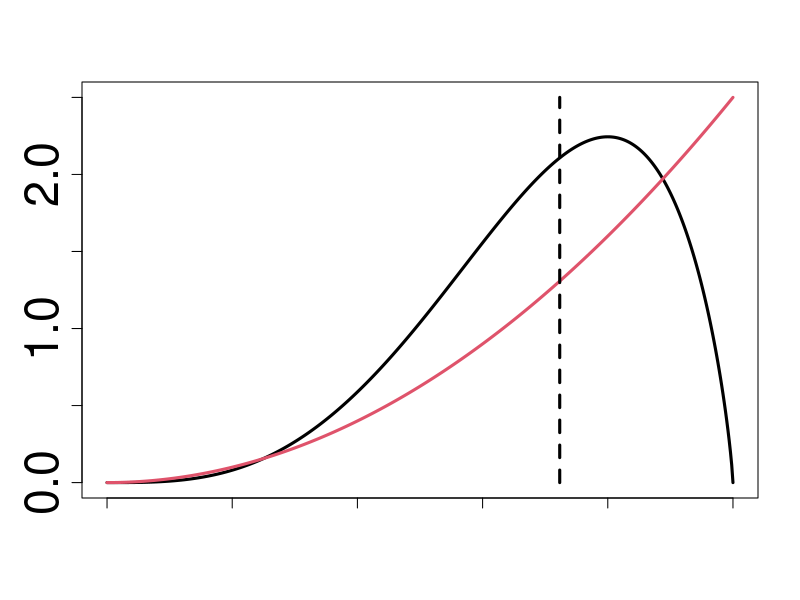
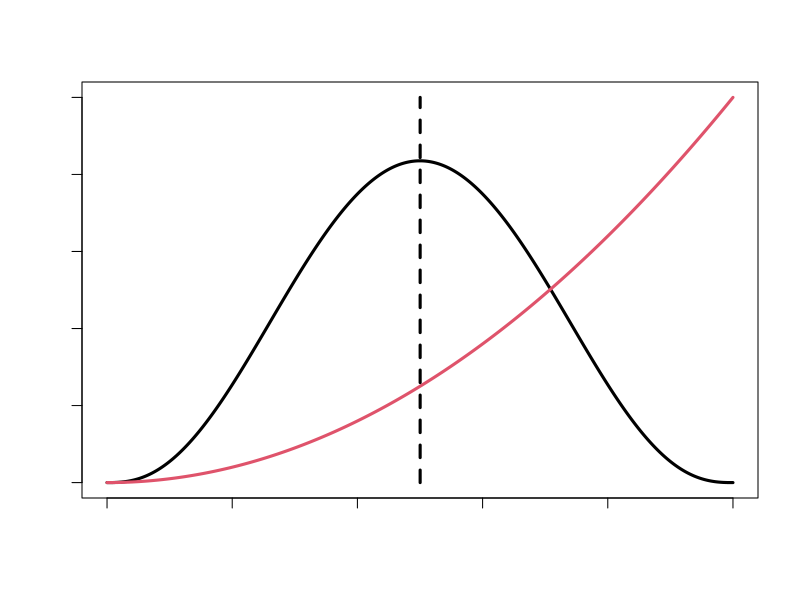
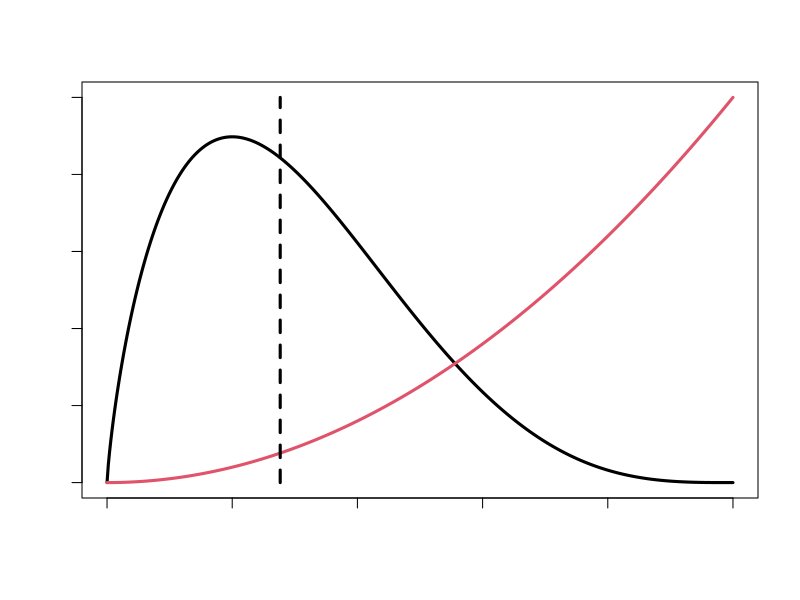
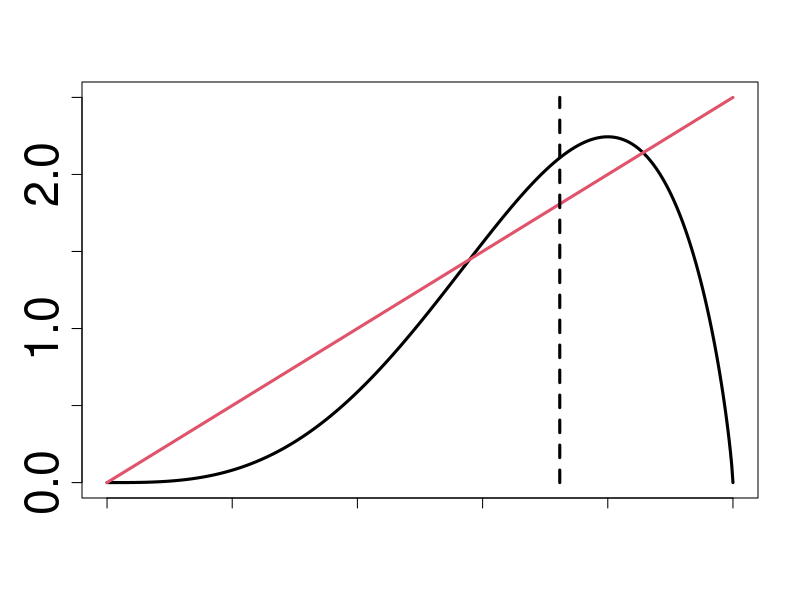
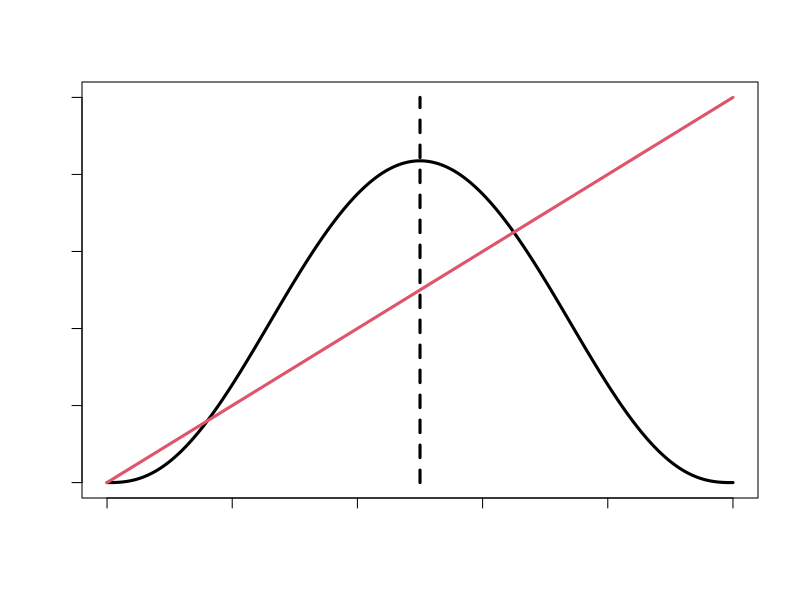
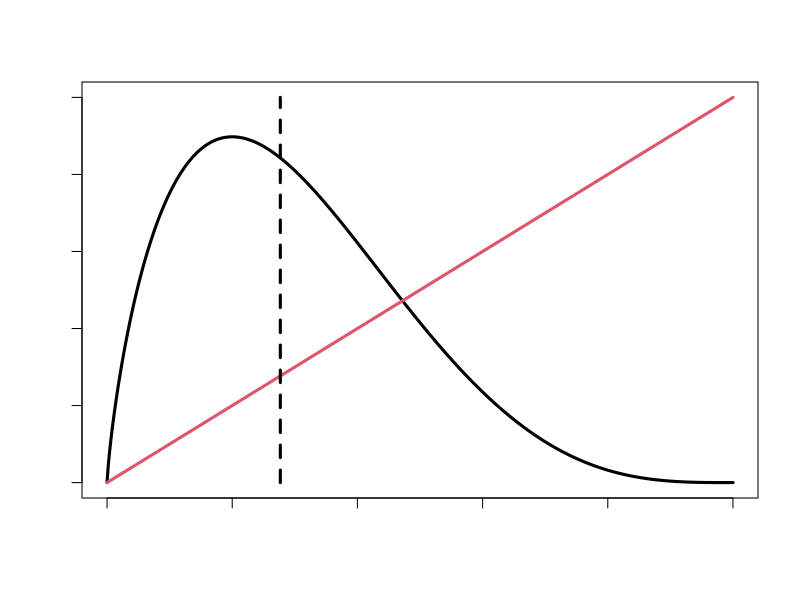
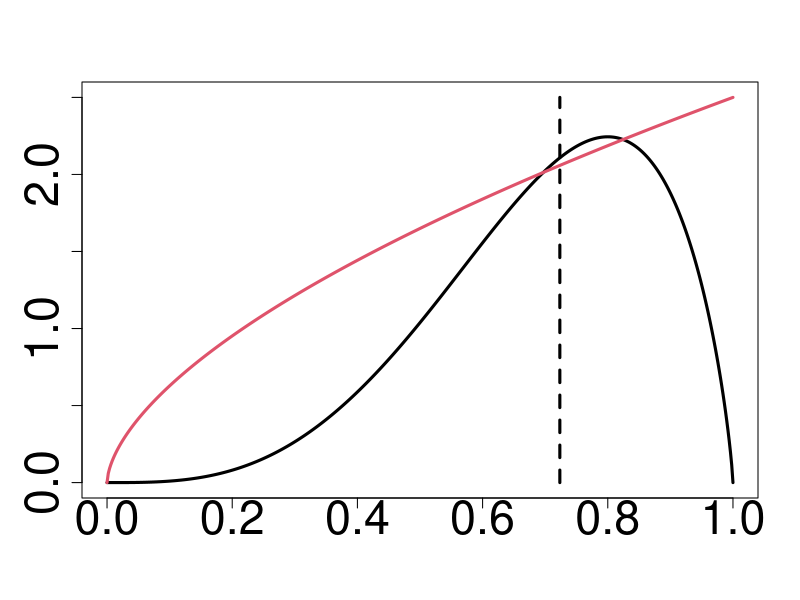
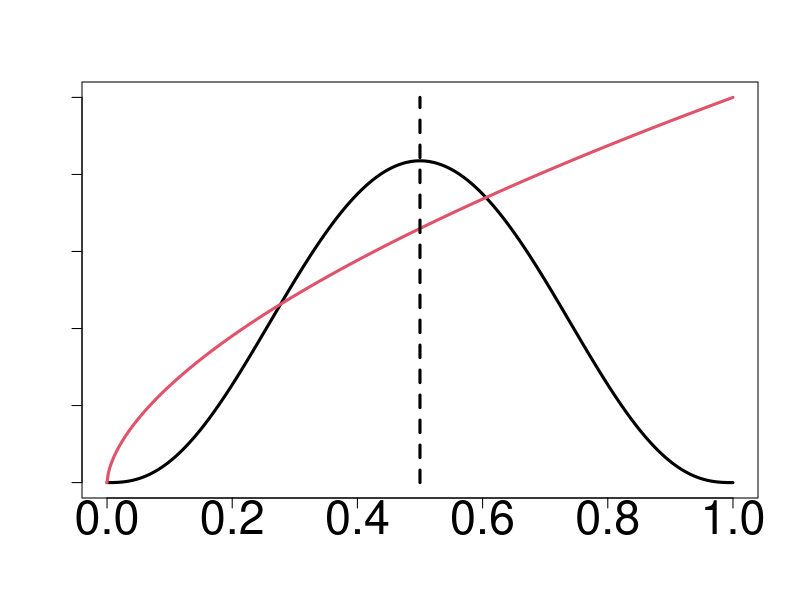

Source code (R) for these figures, in order:
# make panels of Fig S1.1 for manuscript entitled 
# "What is adaptive demographic lability and when might we expect to see it?"

graphics.off()

Mu.c=Mu.v=array(0,9)

# panel a

# beta mean and variance of driver z
M=0.7  # left-skewed
V.max = M*(1-M) # constraint on V for the beta
V=0.03

# use desired mean M and variance V to get shape parameters for the beta 
a=M*(M*(1-M)/V - 1)
b=(1-M)*(M*(1-M)/V - 1)

z=seq(0,1,.002) # driver levels

A=2.5
B=2  # convex VRDR
vr=A*z^B 

drivers=rbeta(1E7,a,b) # sample from driver distribution
z.med=median(drivers)  # get driver median
Mu.c[1] = A*z.med^B         # vital rate at median of driver
Mu.v[1] = mean(A*drivers^B) # mean vital rate when driver varies

windows()
matplot(z,cbind(dbeta(z,a,b),vr),type='l',
        xlab='',ylab='',lwd=3,cex.axis=2.8,lty='solid',xaxt='n')
axis(1,labels=F)
lines(c(z.med,z.med),c(0,2.5),lty='dashed',lwd=3)

# panel b

M=0.5  # symmetrical
V.max = M*(1-M)
V=0.03

a=M*(M*(1-M)/V - 1)
b=(1-M)*(M*(1-M)/V - 1)

z=seq(0,1,.002)

A=2.5
B=2
vr=A*z^B

drivers=rbeta(1E7,a,b)
z.med=median(drivers)
Mu.c[2] = A*z.med^B
Mu.v[2] = mean(A*drivers^B)

windows()
matplot(z,cbind(dbeta(z,a,b),vr),type='l',
        xlab='',ylab='',lwd=3,cex.axis=2.8,lty='solid',xaxt='n',yaxt='n')
axis(1,labels=F)
axis(2,labels=F)
lines(c(z.med,z.med),c(0,2.5),lty='dashed',lwd=3)

# panel c

M=0.3  # right-skewed
V.max = M*(1-M)
V=0.03

a=M*(M*(1-M)/V - 1)
b=(1-M)*(M*(1-M)/V - 1)

z=seq(0,1,.002)

A=2.5
B=2
vr=A*z^B

drivers=rbeta(1E7,a,b)
z.med=median(drivers)
Mu.c[3] = A*z.med^B
Mu.v[3] = mean(A*drivers^B)

windows()
matplot(z,cbind(dbeta(z,a,b),vr),type='l',
        xlab='',ylab='',lwd=3,cex.axis=2.8,lty='solid',xaxt='n',yaxt='n')
axis(1,labels=F)
axis(2,labels=F)
lines(c(z.med,z.med),c(0,2.5),lty='dashed',lwd=3)

# panel d

M=0.7  # left-skewed
V.max = M*(1-M)
V=0.03

a=M*(M*(1-M)/V - 1)
b=(1-M)*(M*(1-M)/V - 1)

z=seq(0,1,.002)

A=2.5
B=1  # VRDR linear
vr=A*z^B

drivers=rbeta(1E7,a,b)
z.med=median(drivers)
Mu.c[4] = A*z.med^B
Mu.v[4] = mean(A*drivers^B)

windows()
matplot(z,cbind(dbeta(z,a,b),vr),type='l',
        xlab='',ylab='',lwd=3,cex.axis=2.8,lty='solid',xaxt='n')
axis(1,labels=F)
lines(c(z.med,z.med),c(0,2.5),lty='dashed',lwd=3)

# panel e

M=0.5  # symmetrical
V.max = M*(1-M)
V=0.03

a=M*(M*(1-M)/V - 1)
b=(1-M)*(M*(1-M)/V - 1)

z=seq(0,1,.002)

A=2.5
B=1
vr=A*z^B

drivers=rbeta(1E7,a,b)
z.med=median(drivers)
Mu.c[5] = A*z.med^B
Mu.v[5] = mean(A*drivers^B)

windows()
matplot(z,cbind(dbeta(z,a,b),vr),type='l',
        xlab='',ylab='',lwd=3,cex.axis=2.8,lty='solid',xaxt='n',yaxt='n')
axis(1,labels=F)
axis(2,labels=F)
lines(c(z.med,z.med),c(0,2.5),lty='dashed',lwd=3)

# panel f

M=0.3  # right-skewed
V.max = M*(1-M)
V=0.03

a=M*(M*(1-M)/V - 1)
b=(1-M)*(M*(1-M)/V - 1)

z=seq(0,1,.002)

A=2.5
B=1
vr=A*z^B

drivers=rbeta(1E7,a,b)
z.med=median(drivers)
Mu.c[6] = A*z.med^B
Mu.v[6] = mean(A*drivers^B)

windows()
matplot(z,cbind(dbeta(z,a,b),vr),type='l',
        xlab='',ylab='',lwd=3,cex.axis=2.8,lty='solid',xaxt='n',yaxt='n')
axis(1,labels=F)
axis(2,labels=F)
lines(c(z.med,z.med),c(0,2.5),lty='dashed',lwd=3)

# panel g

M=0.7  # left-skewed
V.max = M*(1-M)
V=0.03

a=M*(M*(1-M)/V - 1)
b=(1-M)*(M*(1-M)/V - 1)

z=seq(0,1,.002)

A=2.5
B=0.6  # VRDR concave
vr=A*z^B

drivers=rbeta(1E7,a,b)
z.med=median(drivers)
Mu.c[7] = A*z.med^B
Mu.v[7] = mean(A*drivers^B)

windows()
matplot(z,cbind(dbeta(z,a,b),vr),type='l',
        xlab='',ylab='',lwd=3,cex.axis=2.8,lty='solid')
lines(c(z.med,z.med),c(0,2.5),lty='dashed',lwd=3)

# panel h

M=0.5  # symmetrical
V.max = M*(1-M)
V=0.03

a=M*(M*(1-M)/V - 1)
b=(1-M)*(M*(1-M)/V - 1)

z=seq(0,1,.002)

A=2.5
B=0.6
vr=A*z^B

drivers=rbeta(1E7,a,b)
z.med=median(drivers)
Mu.c[8] = A*z.med^B
Mu.v[8] = mean(A*drivers^B)

windows()
matplot(z,cbind(dbeta(z,a,b),vr),type='l',
        xlab='',ylab='',lwd=3,cex.axis=2.8,lty='solid',yaxt='n')
axis(2,labels=F)
lines(c(z.med,z.med),c(0,2.5),lty='dashed',lwd=3)

# panel i

M=0.3 # right-skewed
V.max = M*(1-M)
V=0.03

a=M*(M*(1-M)/V - 1)
b=(1-M)*(M*(1-M)/V - 1)

z=seq(0,1,.002)

A=2.5
B=0.6
vr=A*z^B

drivers=rbeta(1E7,a,b)
z.med=median(drivers)
Mu.c[9] = A*z.med^B
Mu.v[9] = mean(A*drivers^B)

windows()
matplot(z,cbind(dbeta(z,a,b),vr),type='l',
        xlab='',ylab='',lwd=3,cex.axis=2.8,lty='solid',yaxt='n')
axis(2,labels=F)
lines(c(z.med,z.med),c(0,2.5),lty='dashed',lwd=3)

# compute lability index for all panels
J=(Mu.v-Mu.c)/Mu.c
